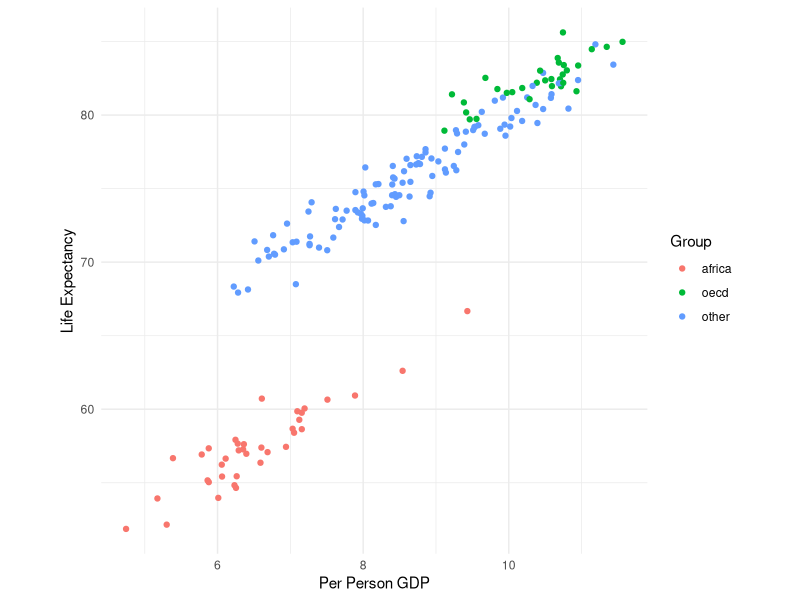
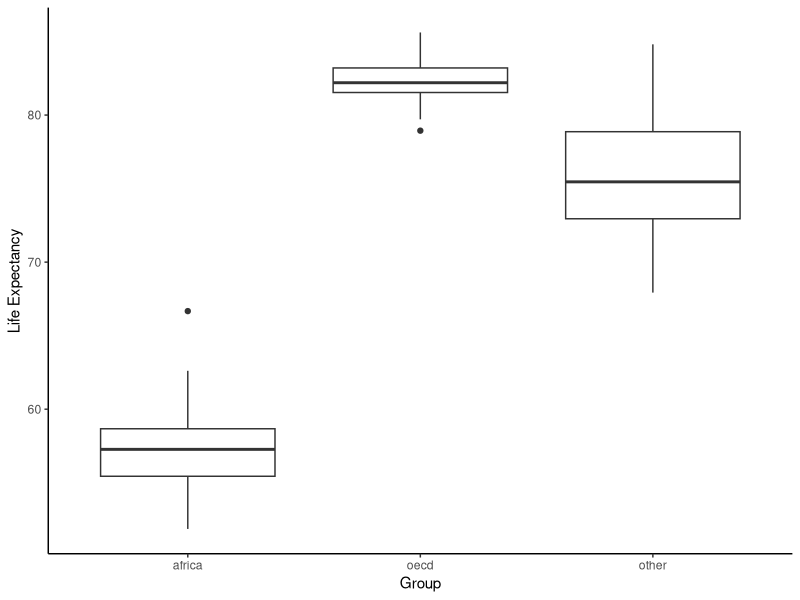
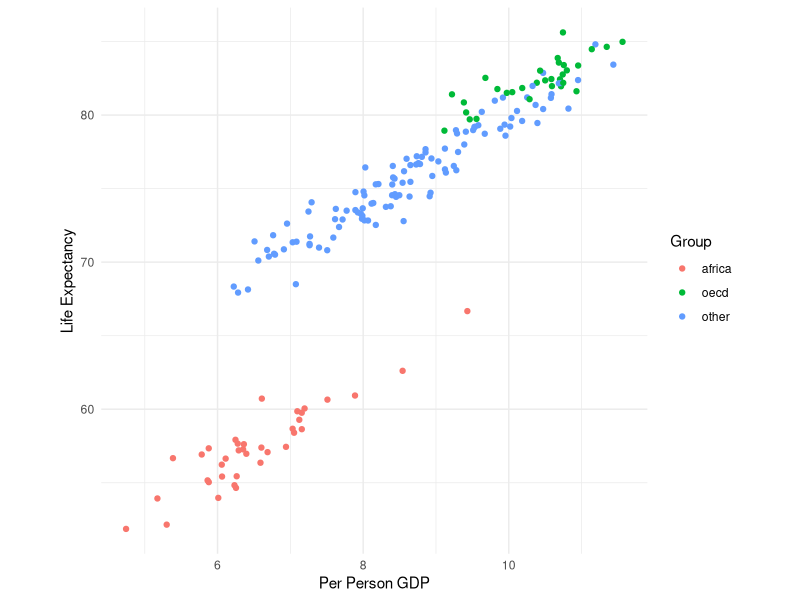
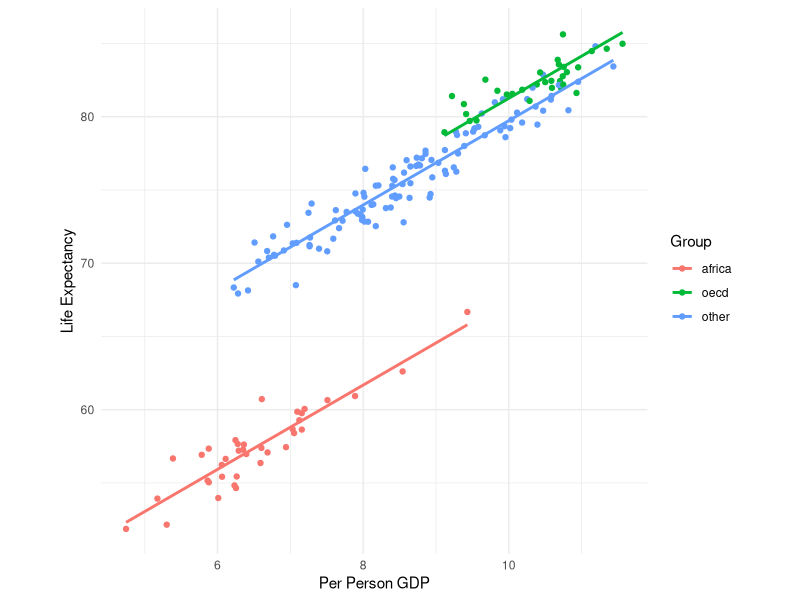
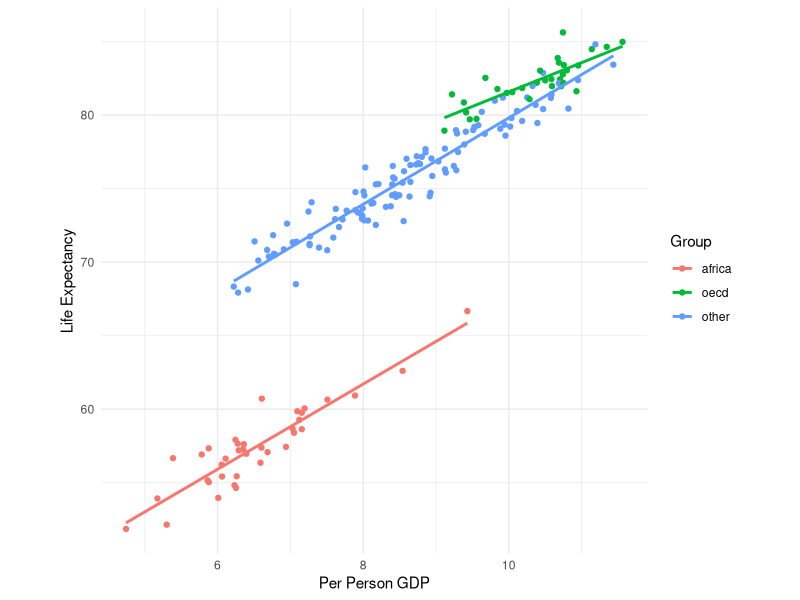

These charts were generated, in order, by the following R code:
## ---- chunk 1
library(tidyverse)
## ---- chunk 2
life <- read.csv("LifeExpectancy.txt", sep = " ", row.names = 1)
life <- tibble(life) %>%
  mutate(Group = factor(Group))
life
summary(life)
## ---- chunk 3
(scatterplot <- ggplot(data = life,
                       mapping = aes(x = PPGDP, y = LifeExp, color = Group)) +
  geom_point() +
  theme_minimal() +
  theme(aspect.ratio = 1) +
  ylab("Life Expectancy") +
  xlab("Per Person GDP"))
## ---- chunk 4
ggplot(data = life, mapping = aes(x = Group, y = LifeExp)) +
  geom_boxplot() +
  theme_classic() +
  ylab("Life Expectancy")
## ---- chunk 5
scatterplot
## ---- chunk 6
life <- life %>%
  mutate(GroupAfrica = ifelse(Group == "africa", 1, 0),
         GroupOECD = ifelse(Group == "oecd", 1, 0)) %>%
  select(-Group)
## ---- chunk 7
life_lm <- lm(LifeExp ~ PPGDP + GroupAfrica + GroupOECD, data = life)
summary(life_lm)
## ---- chunk 8
confint(life_lm)
## ---- chunk 9
noGroup_lm <- lm(LifeExp ~ PPGDP, data = life)
anova(life_lm, noGroup_lm)
## ---- chunk 10
predict(life_lm, interval = "confidence",
        newdata = data.frame(PPGDP = 9.5, GroupAfrica = 0, GroupOECD = 1))
## ---- chunk 11
predict(life_lm, interval = "prediction",
        newdata = data.frame(PPGDP = 9.5, GroupAfrica = 0, GroupOECD = 1))
## ---- chunk 12
scatterplot +
  geom_line(mapping = aes(y = predict(life_lm, newdata = life)), size = 1)
## ---- chunk 13
life_lm_inter <- lm(LifeExp ~ PPGDP + GroupAfrica + GroupOECD + PPGDP:GroupAfrica + PPGDP:GroupOECD, data = life)
summary(life_lm_inter)
## ---- chunk 14
anova(life_lm, life_lm_inter)
## ---- chunk 15
scatterplot +
  geom_smooth(method = "lm", se = FALSE)
## ---- chunk 16
# your code here, if needed
## ---- chunk 17
# your code here, if needed
## ---- chunk 18
# your code here, if needed
## ---- chunk 19
# your code here, if needed
## ---- chunk 20
# your code here, if needed
